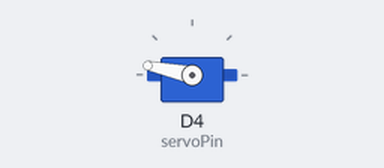
This sketch was run on a simulated ESP8266 (NodeMCU). On the bench: servo. What the sketch prints to the serial monitor is not drawn.

Above: at 0.1 s.
At 45.2 s:
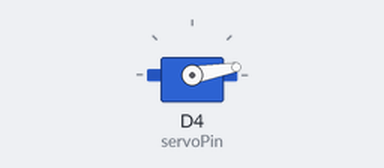
Timing chart, 0 to 91.7 s (numbered marks = the images above):
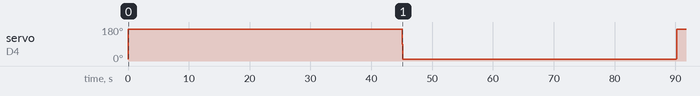

The sketch:

shaker.ino
```cpp
/*
 * Shake something.
 * Periodically moves a servo from one side to the other.
*/
#include <Wire.h>

#include <Servo.h>


const uint8_t servoPin = D4;
Servo servo;

void setup() {
  Serial.begin(115200);
  Serial.println("Starting");


  servo.attach(servoPin);
  servo.write(0);

}


int minv = 10;
int maxv = 170;

void loop() {

    for(int i=minv; i<maxv; i+=2) {
    servo.write(i);
    delay(1);
    }

         delay(45000);
         for(int i=maxv; i>=minv; i-=2) {
    servo.write(i);
    delay(1);
    }
    delay(45000);
}
```
